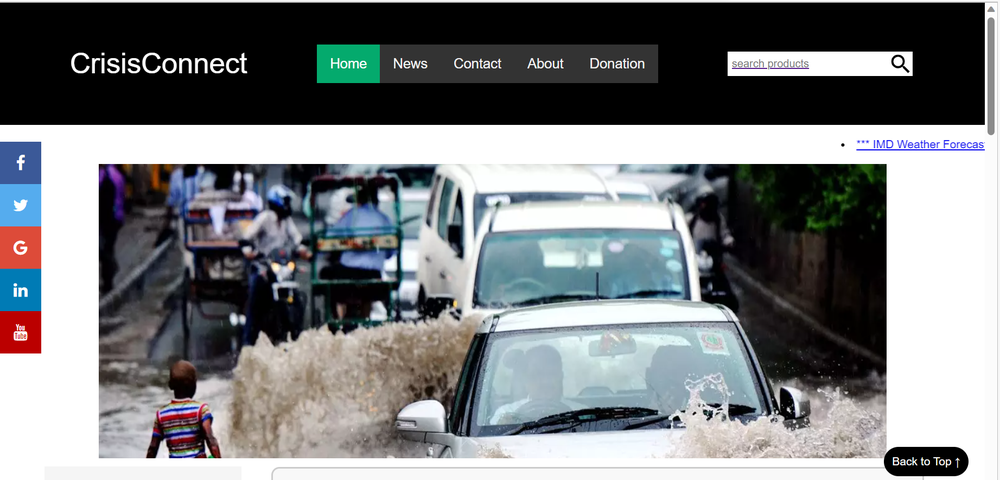
#> input picture Python image processing/python/Digital image/Screenshot (211).png, 1000 x 480 px, shrunk from 1843 x 884 before the run, found by its file name
$ python digital_image.py
#> lines starting #> are read from the running program, lines starting #| are printed output that depends on the picture
import cv2
from skimage.filters import sobel

img = cv2.imread("E:/courses/projects ml/digital image/Screenshot (211).png",0)
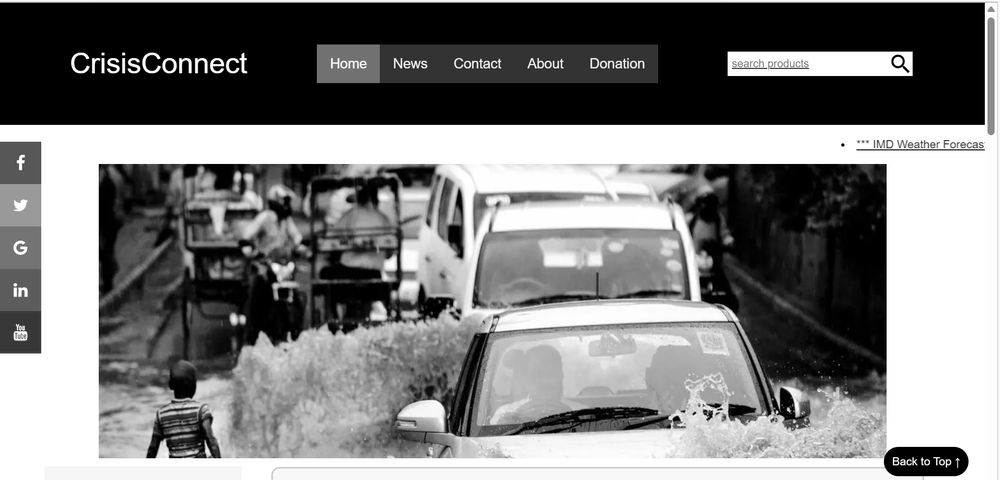
#> img: shape (480, 1000); min 0, max 255, mean 124.4
img1 = sobel(img)
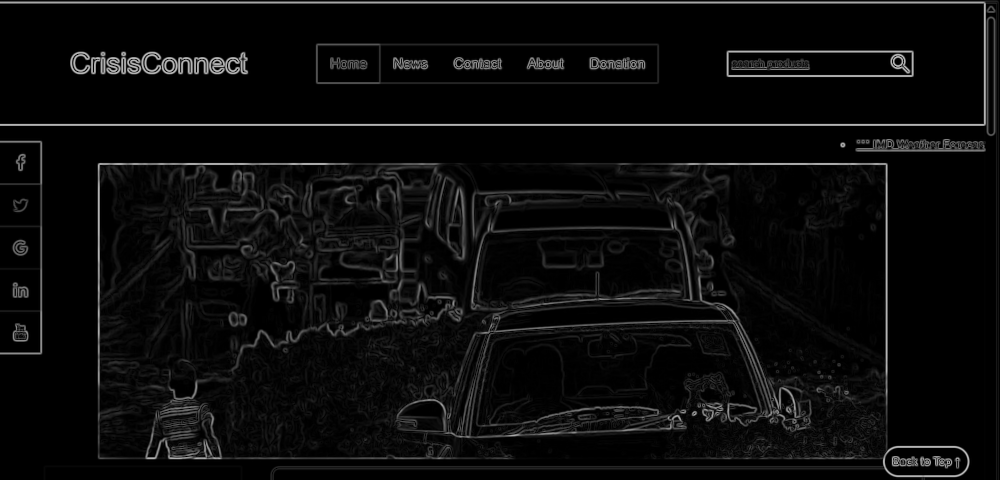
#> img1: shape (480, 1000) float64; min 0, max 0.75, mean 0.0457

cv2.imshow("pic", img)
cv2.imshow("edge", img1)
print(img.shape)
#| (480, 1000)

cv2.waitKey(0)
cv2.destroyAllWindows()

$ run again, with Python image processing/python/Digital image/Screenshot (241).png copied over Python image processing/python/Digital image/Screenshot (211).png
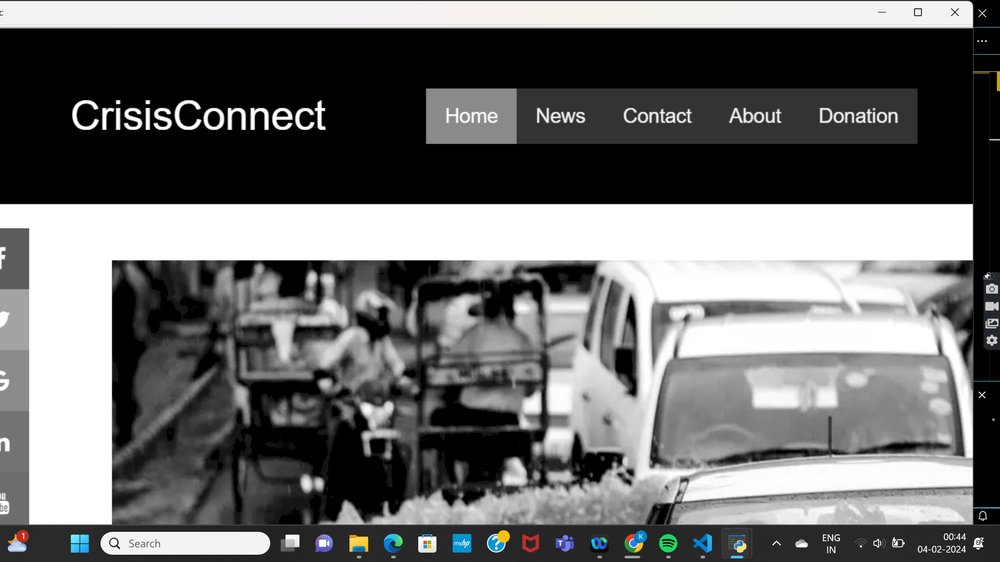
#> input picture Python image processing/python/Digital image/Screenshot (241).png, 1000 x 562 px, shrunk from 1920 x 1080 before the run, found by its file name
#> `img1 = sobel(img)`:
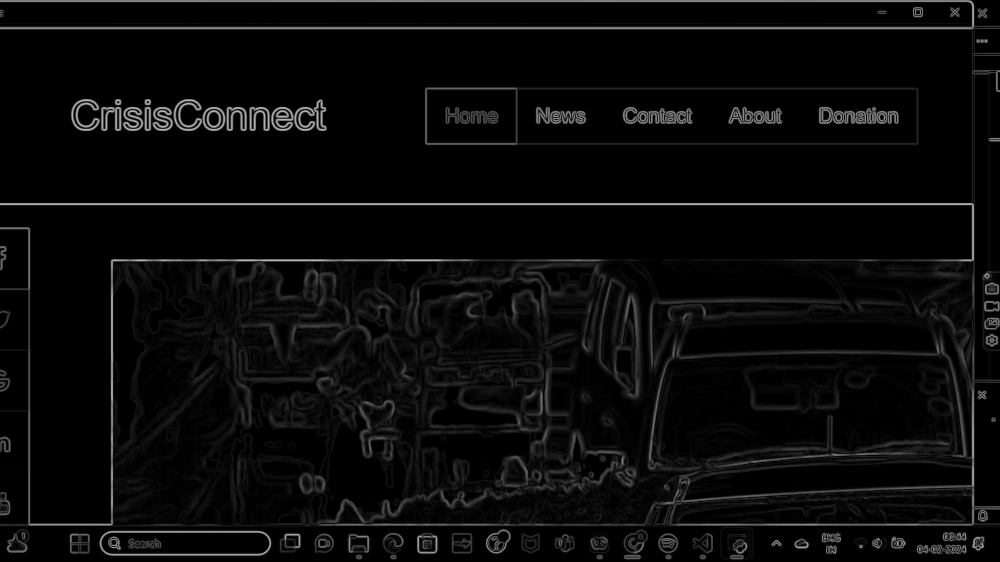
#> img1: shape (562, 1000) float64; min 0, max 0.714, mean 0.0395
#| (562, 1000)

$ run again, with Python image processing/python/Digital image/Screenshot (242).png copied over Python image processing/python/Digital image/Screenshot (211).png
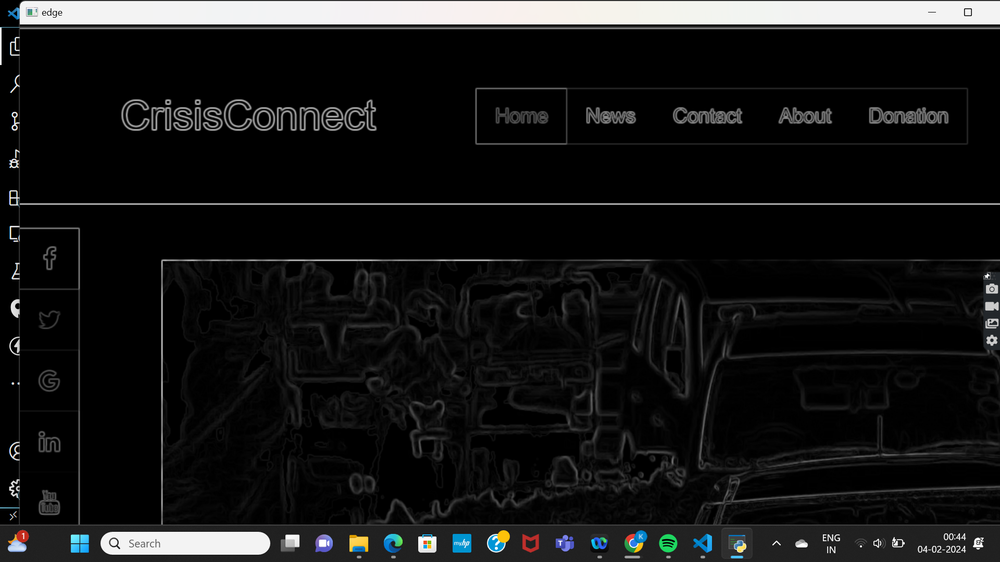
#> input picture Python image processing/python/Digital image/Screenshot (242).png, 1000 x 562 px, shrunk from 1920 x 1080 before the run, found by its file name
#> `img1 = sobel(img)`:
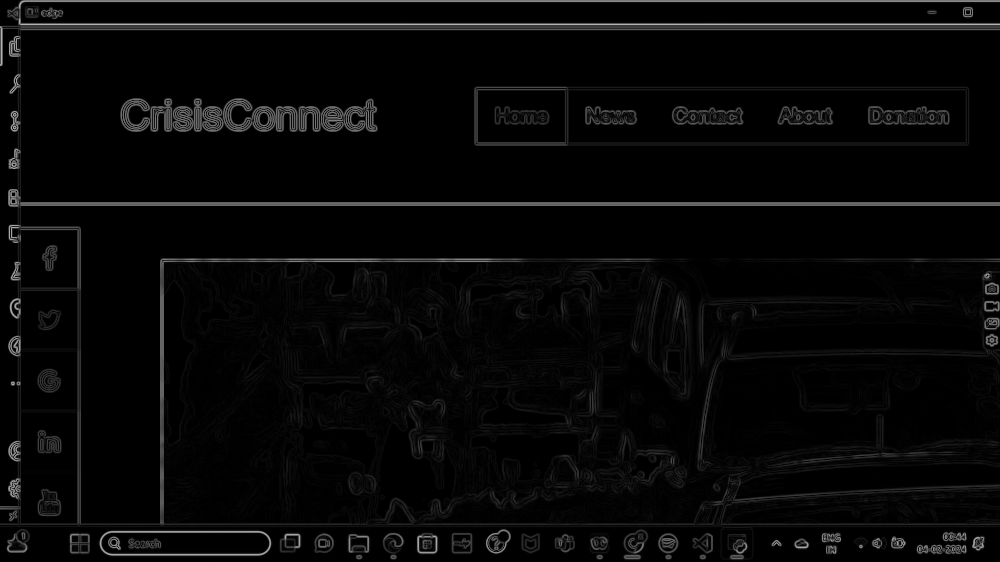
#> img1: shape (562, 1000) float64; min 0, max 0.707, mean 0.0306
#| (562, 1000)
